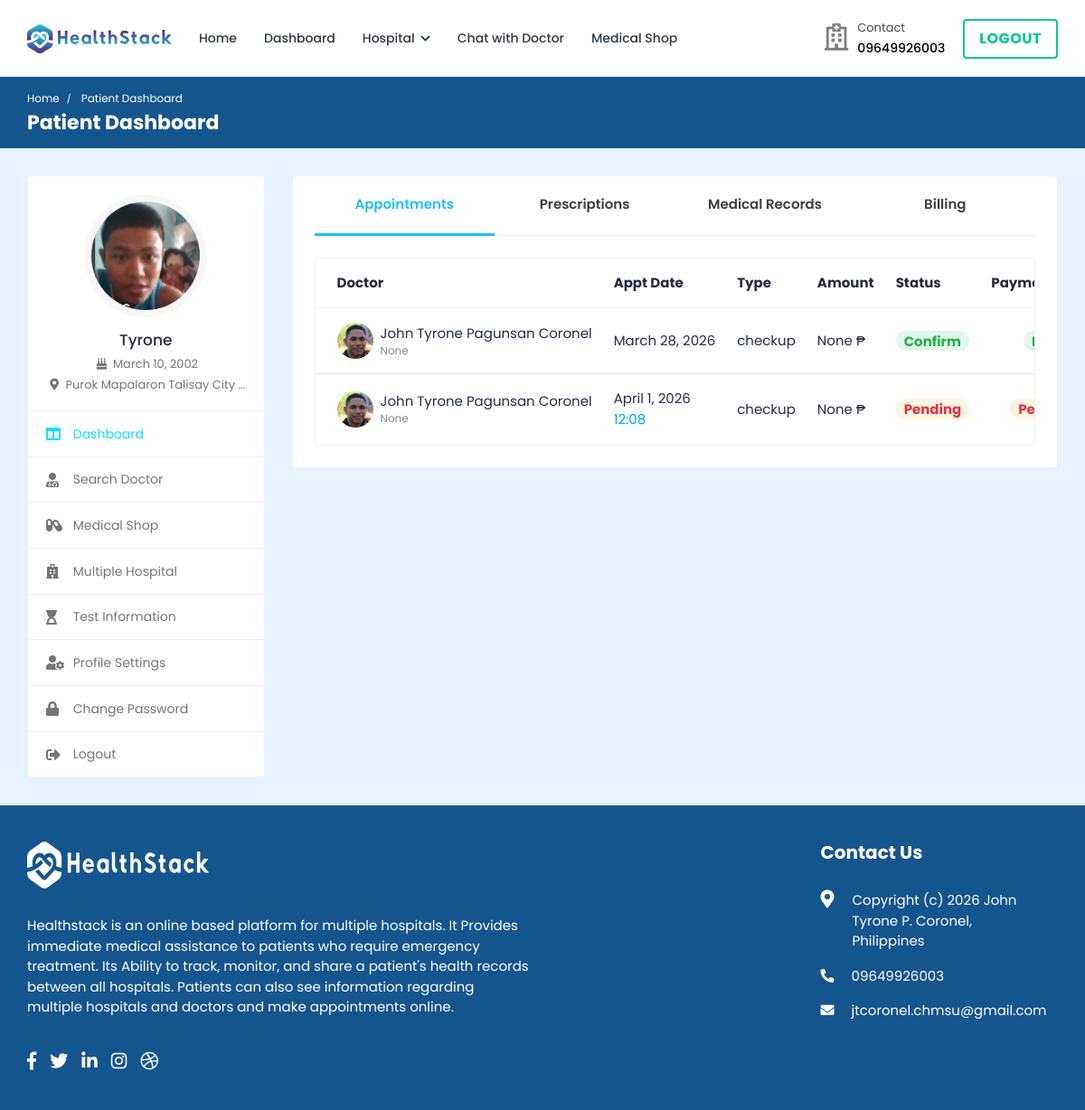
The page /patient-dashboard/ (signed in) on the database as committed earlier.
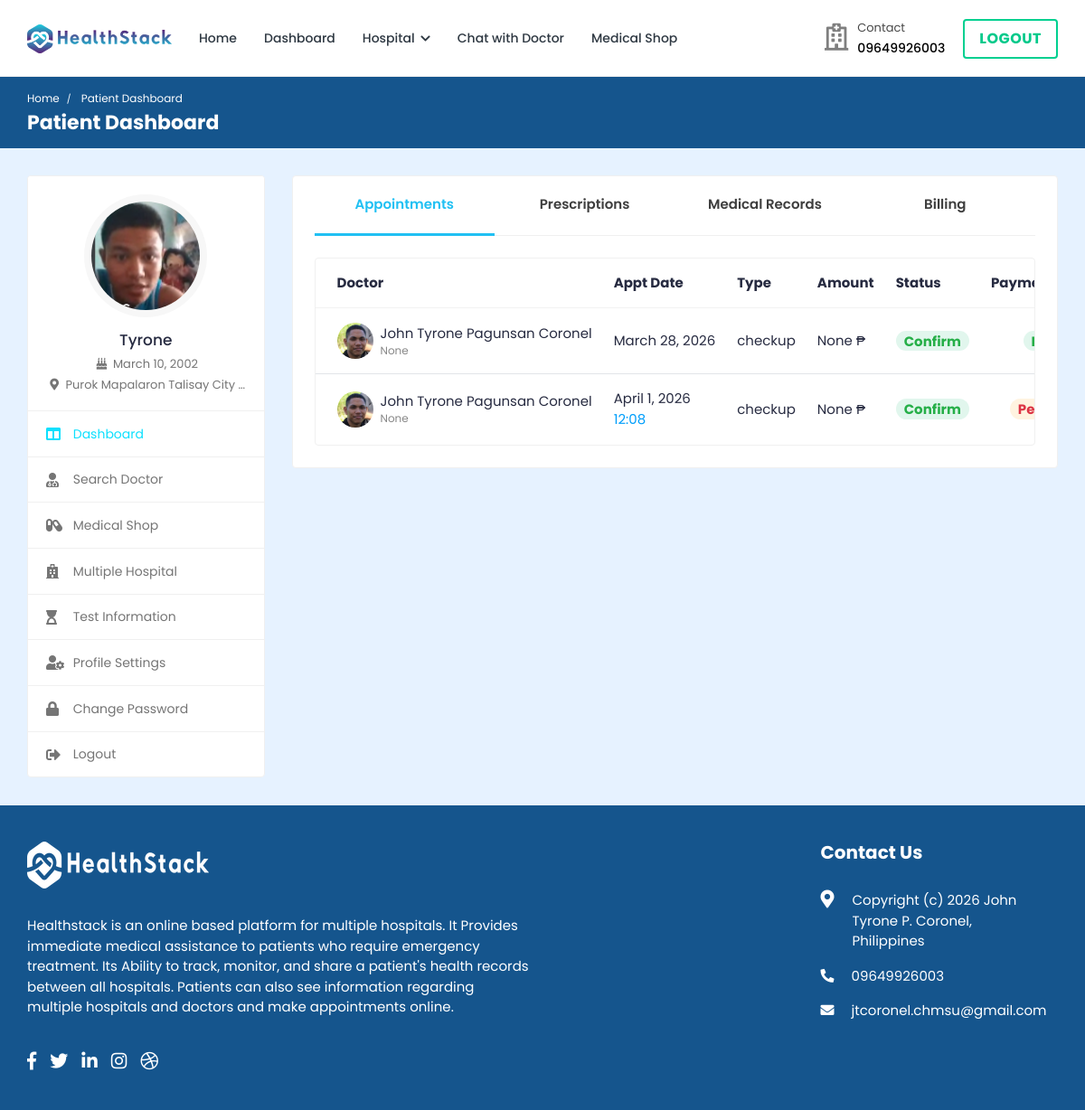
The same page on the database as committed later.
### doctor/models.py (models this page shows, shortened)
class Appointment(models.Model):
    APPOINTMENT_TYPE = (
        ('report', 'report'),
        ('checkup', 'checkup'),
    )
    APPOINTMENT_STATUS = (
        ('pending', 'pending'),
        ('confirmed', 'confirmed'),
        ('cancelled', 'cancelled'),
    )
    id = models.AutoField(primary_key=True)
    date = models.DateField(null=True, blank=True)
    time = models.CharField(max_length=200, null=True, blank=True)
    doctor = models.ForeignKey(Doctor_Information, on_delete=models.CASCADE, null=True, blank=True)
    patient = models.ForeignKey(Patient, on_delete=models.CASCADE, null=True, blank=True)
    appointment_type = models.CharField(max_length=200, choices=APPOINTMENT_TYPE)
    appointment_status = models.CharField(max_length=200, choices=APPOINTMENT_STATUS)
    serial_number = models.CharField(max_length=200, null=True, blank=True)
    payment_status = models.CharField(max_length=200, null=True, blank=True, default='pending')
    transaction_id = models.CharField(max_length=255, null=True, blank=True)
    message = models.CharField(max_length=255, null=True, blank=True)

class Doctor_Information(models.Model):
    DOCTOR_TYPE = (
        ('Cardiologists', 'Cardiologists'),
        ('Neurologists', 'Neurologists'),
        ('Pediatricians', 'Pediatricians'),
        ('Physiatrists', 'Physiatrists'),
        ('Dermatologists', 'Dermatologists'),
    )
    doctor_id = models.AutoField(primary_key=True)
    user = models.OneToOneField(User, on_delete=models.CASCADE, null=True, blank=True, related_name='profile')
    name = models.CharField(max_length=200, null=True, blank=True)
    username = models.CharField(max_length=200, null=True, blank=True)
    gender = models.CharField(max_length=200, null=True, blank=True)
    description = models.TextField(max_length=1000, null=True, blank=True)
    department = models.CharField(max_length=200, choices=DOCTOR_TYPE, null=True, blank=True)
    department_name = models.ForeignKey(hospital_department, on_delete=models.SET_NULL, null=True, blank=True)
    specialization = models.ForeignKey(specialization, on_delete=models.SET_NULL, null=True, blank=True)
    featured_image = models.ImageField(upload_to='doctors/', default='doctors/user-default.png', null=True, blank=True)
    certificate_image = models.ImageField(upload_to='doctors_certificate/', default='doctors_certificate/default.png', null=True, blank=True)
    email = models.EmailField(max_length=200, null=True, blank=True)
    phone_number = models.CharField(max_length=200, null=True, blank=True)
    nid = models.CharField(max_length=200, null=True, blank=True)
    visiting_hour = models.CharField(max_length=200, null=True, blank=True)
    consultation_fee = models.IntegerField(null=True, blank=True)
    report_fee = models.IntegerField(null=True, blank=True)
    dob = models.CharField(max_length=200, null=True, blank=True)
    institute = models.CharField(max_length=200, null=True, blank=True)
    degree = models.CharField(max_length=200, null=True, blank=True)
    completion_year = models.CharField(max_length=200, null=True, blank=True)
    work_place = models.CharField(max_length=200, null=True, blank=True)
    designation = models.CharField(max_length=200, null=True, blank=True)
    start_year = models.CharField(max_length=200, null=True, blank=True)
    end_year = models.CharField(max_length=200, null=True, blank=True)
    register_status =  models.CharField(max_length=200, null=True, blank=True)
    hospital_name = models.ForeignKey(Hospital_Information, on_delete=models.SET_NULL, null=True, blank=True)

### hospital/views.py (the view)
# urls.py: path('patient-dashboard/',views.patient_dashboard, name='patient-dashboard'),
@csrf_exempt
@login_required(login_url="login")
@cache_control(no_cache=True, must_revalidate=True, no_store=True)
def patient_dashboard(request):
    if request.user.is_patient:
        patient = Patient.objects.get(user=request.user)
        report = Report.objects.filter(patient=patient)
        prescription = Prescription.objects.filter(patient=patient).order_by('-prescription_id')
        appointments = Appointment.objects.filter(patient=patient).filter(Q(appointment_status='pending') | Q(appointment_status='confirmed'))
        payments = Payment.objects.filter(patient=patient).order_by('-payment_id')
        context = {'patient': patient, 'appointments': appointments, 'payments': payments,'report':report,'prescription':prescription}
    else:
        return redirect('logout')
    return render(request, 'patient-dashboard.html', context)

### templates/patient-dashboard.html (shortened to what the changed rows need)
{% load static %}
<!DOCTYPE html>
<html lang="en">
  <head>
    <link
      rel="stylesheet"
      href="{% static 'HealthStack-System/css/Normal/bootstrap.min.css' %}"
    />
    <link
      rel="stylesheet"
      href="{% static 'HealthStack-System/plugins/Normal/fontawesome/css/fontawesome.min.css' %}"
    />
    <link
      rel="stylesheet"
      href="{% static 'HealthStack-System/plugins/Normal/fontawesome/css/all.min.css' %}"
    />
    <link href="https://use.fontawesome.com/releases/v5.7.2/css/all.css" rel="stylesheet" />
    <link
      rel="stylesheet"
      href="{% static 'HealthStack-System/css/Normal/style.css' %}"
    />
  </head>
  <body>
    <div class="main-wrapper">
      <div class="breadcrumb-bar">
        <div class="container-fluid">
          <div class="row align-items-center">
            <div class="col-md-12 col-12">
              <h2 class="breadcrumb-title">Patient Dashboard</h2>{% include 'message.html' %}
            </div>
          </div>
        </div>
      </div>
      <div class="content">
        <div class="container-fluid">
          <div class="row">
            <div class="col-md-7 col-lg-8 col-xl-9">
              <div class="card">
                <div class="card-body pt-0">
                  <div class="tab-content pt-0">
                    <div
                      id="pat_appointments"
                      class="tab-pane fade show active"
                    >
                      <div class="card card-table mb-0">
                        <div class="card-body">
                          <div class="table-responsive">
                            <table class="table table-hover table-center mb-0">
                              <thead>
                                <tr>
                                  <th>Doctor</th>
                                  <th>Appt Date</th>
                                  <th>Type</th>
                                  <th>Amount</th>
                                  <th>Status</th>
                                  <th>Payment Status</th>
                                </tr>
                              </thead>
                              <tbody>
                                {% for appointment in appointments %}
                                <tr>
                                  <td>
                                    <h2 class="table-avatar">
                                      <a
                                        href="doctor-profile.html"
                                        class="avatar avatar-sm mr-2"
                                      >
                                        <img
                                          class="avatar-img rounded-circle"
                                          src="{{ appointment.doctor.featured_image.url }}"
                                          alt="User Image"
                                        />
                                      </a>
                                      <a href="doctor-profile.html"
                                        >{{ appointment.doctor.name }}
                                        <span
                                          >{{appointment.doctor.department_name}}</span
                                        ></a
                                      >
                                    </h2>
                                  </td>
                                  <td>
                                    {{appointment.date}}
                                    <span class="d-block text-info"
                                      >{{appointment.time}}</span
                                    >
                                  </td>
                                  <td>{{appointment.appointment_type}}</td>
                                  {% if appointment.appointment_type == 'checkup' %}
                                  <td>{{appointment.doctor.consultation_fee}} ₱</td>
                                  {% else %}
                                  <td>{{appointment.doctor.report_fee}} ₱</td>
                                  {% endif %}
                                  <td>
                                    {% if appointment.appointment_status == 'pending' %}
                                    <span class="badge badge-pill bg-warning-light">Pending</span>
                                    {% endif %}
                                    {% if appointment.appointment_status == 'confirmed' %}
                                    <span class="badge badge-pill bg-success-light">Confirm</span>
                                    {% endif %}
                                  </td>
                                  <td class="text-center">
                                    {% if appointment.payment_status == 'pending' %}
                                    <span class="badge badge-pill bg-warning-light">Pending</span>
                                    {% elif appointment.payment_status == 'Partial' %}
                                    <span class="badge badge-pill bg-info-light">Partial</span>
                                    {% elif appointment.payment_status == 'VALID' or appointment.payment_status == 'Paid' %}
                                    <span class="badge badge-pill bg-success-light">Paid</span>
                                    {% else %}
                                    <span class="badge badge-pill bg-warning-light">Pending</span>
                                    {% endif %}
                                  </td>
                                </tr>
                                {% endfor %}
                              </tbody>
                            </table>
                          </div>
                        </div>
                      </div>
                    </div>
                  </div>
                </div>
              </div>
            </div>
          </div>
        </div>
      </div>
      {% include 'footer.html' %}
    </div>
  </body>
</html>

Rows that differ between the two databases and show on the page:
changed Appointment "April 1, 2026": appointment_status "Pending" → "Confirm"
